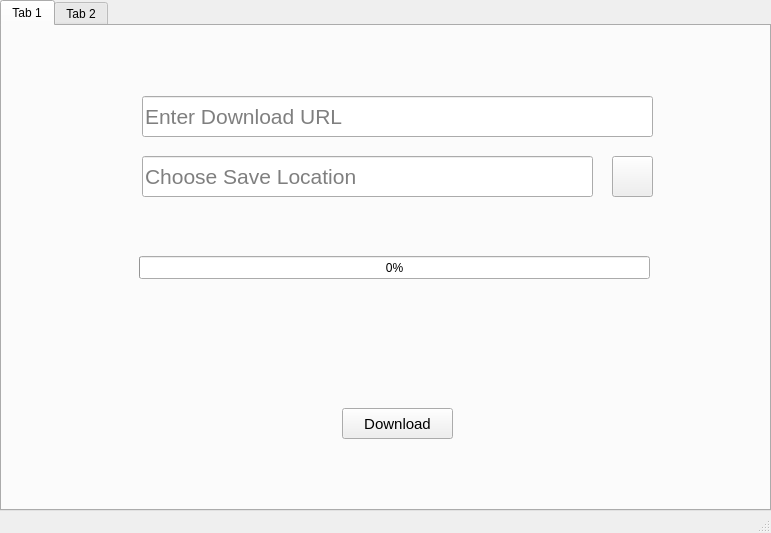
<?xml version="1.0" encoding="UTF-8"?>
<ui version="4.0">
 <class>MainWindow</class>
 <widget class="QMainWindow" name="MainWindow">
  <property name="geometry">
   <rect>
    <x>0</x>
    <y>0</y>
    <width>771</width>
    <height>533</height>
   </rect>
  </property>
  <property name="windowTitle">
   <string>MainWindow</string>
  </property>
  <widget class="QWidget" name="centralwidget">
   <widget class="QTabWidget" name="tabWidget">
    <property name="geometry">
     <rect>
      <x>0</x>
      <y>0</y>
      <width>771</width>
      <height>511</height>
     </rect>
    </property>
    <property name="font">
     <font>
      <family>Segoe UI</family>
     </font>
    </property>
    <property name="currentIndex">
     <number>0</number>
    </property>
    <widget class="QWidget" name="tab">
     <attribute name="title">
      <string>Tab 1</string>
     </attribute>
     <widget class="QPushButton" name="pushButton">
      <property name="geometry">
       <rect>
        <x>340</x>
        <y>382</y>
        <width>111</width>
        <height>31</height>
       </rect>
      </property>
      <property name="font">
       <font>
        <pointsize>11</pointsize>
       </font>
      </property>
      <property name="text">
       <string>Download</string>
      </property>
     </widget>
     <widget class="QLineEdit" name="lineEdit">
      <property name="geometry">
       <rect>
        <x>140</x>
        <y>70</y>
        <width>511</width>
        <height>41</height>
       </rect>
      </property>
      <property name="font">
       <font>
        <pointsize>16</pointsize>
       </font>
      </property>
      <property name="text">
       <string/>
      </property>
      <property name="placeholderText">
       <string>Enter Download URL</string>
      </property>
     </widget>
     <widget class="QLineEdit" name="lineEdit_2">
      <property name="geometry">
       <rect>
        <x>140</x>
        <y>130</y>
        <width>451</width>
        <height>41</height>
       </rect>
      </property>
      <property name="font">
       <font>
        <pointsize>16</pointsize>
       </font>
      </property>
      <property name="text">
       <string/>
      </property>
      <property name="placeholderText">
       <string>Choose Save Location</string>
      </property>
     </widget>
     <widget class="QPushButton" name="pushButton_2">
      <property name="geometry">
       <rect>
        <x>610</x>
        <y>130</y>
        <width>41</width>
        <height>41</height>
       </rect>
      </property>
      <property name="text">
       <string/>
      </property>
      <property name="icon">
       <iconset resource="../photo.qrc">
        <normaloff>:/icons/browse.png</normaloff>:/icons/browse.png</iconset>
      </property>
      <property name="iconSize">
       <size>
        <width>46</width>
        <height>32</height>
       </size>
      </property>
     </widget>
     <widget class="QProgressBar" name="progressBar">
      <property name="geometry">
       <rect>
        <x>137</x>
        <y>230</y>
        <width>511</width>
        <height>23</height>
       </rect>
      </property>
      <property name="value">
       <number>0</number>
      </property>
     </widget>
    </widget>
    <widget class="QWidget" name="tab_2">
     <attribute name="title">
      <string>Tab 2</string>
     </attribute>
     <widget class="QTabWidget" name="tabWidget_2">
      <property name="geometry">
       <rect>
        <x>10</x>
        <y>20</y>
        <width>741</width>
        <height>441</height>
       </rect>
      </property>
      <property name="font">
       <font>
        <family>Segoe UI</family>
       </font>
      </property>
      <property name="currentIndex">
       <number>0</number>
      </property>
      <widget class="QWidget" name="tab_3">
       <attribute name="title">
        <string>One Video</string>
       </attribute>
       <widget class="QLineEdit" name="lineEdit_3">
        <property name="geometry">
         <rect>
          <x>100</x>
          <y>30</y>
          <width>471</width>
          <height>41</height>
         </rect>
        </property>
        <property name="font">
         <font>
          <pointsize>16</pointsize>
         </font>
        </property>
        <property name="placeholderText">
         <string>Enter Video URL</string>
        </property>
       </widget>
       <widget class="QLineEdit" name="lineEdit_4">
        <property name="geometry">
         <rect>
          <x>100</x>
          <y>80</y>
          <width>471</width>
          <height>41</height>
         </rect>
        </property>
        <property name="font">
         <font>
          <pointsize>16</pointsize>
         </font>
        </property>
        <property name="placeholderText">
         <string>Choose Save Location</string>
        </property>
       </widget>
       <widget class="QPushButton" name="pushButton_3">
        <property name="geometry">
         <rect>
          <x>580</x>
          <y>80</y>
          <width>41</width>
          <height>41</height>
         </rect>
        </property>
        <property name="font">
         <font>
          <pointsize>11</pointsize>
         </font>
        </property>
        <property name="text">
         <string/>
        </property>
        <property name="icon">
         <iconset resource="../photo.qrc">
          <normaloff>:/icons/browse.png</normaloff>:/icons/browse.png</iconset>
        </property>
        <property name="iconSize">
         <size>
          <width>46</width>
          <height>32</height>
         </size>
        </property>
       </widget>
       <widget class="QProgressBar" name="progressBar_2">
        <property name="geometry">
         <rect>
          <x>100</x>
          <y>190</y>
          <width>561</width>
          <height>23</height>
         </rect>
        </property>
        <property name="value">
         <number>0</number>
        </property>
       </widget>
       <widget class="QPushButton" name="pushButton_4">
        <property name="geometry">
         <rect>
          <x>300</x>
          <y>320</y>
          <width>131</width>
          <height>41</height>
         </rect>
        </property>
        <property name="font">
         <font>
          <pointsize>11</pointsize>
         </font>
        </property>
        <property name="text">
         <string>Start Download</string>
        </property>
       </widget>
       <widget class="QLabel" name="label">
        <property name="geometry">
         <rect>
          <x>100</x>
          <y>140</y>
          <width>181</width>
          <height>31</height>
         </rect>
        </property>
        <property name="font">
         <font>
          <pointsize>13</pointsize>
         </font>
        </property>
        <property name="text">
         <string>Video Quality</string>
        </property>
       </widget>
       <widget class="QComboBox" name="comboBox">
        <property name="geometry">
         <rect>
          <x>320</x>
          <y>150</y>
          <width>301</width>
          <height>22</height>
         </rect>
        </property>
       </widget>
       <widget class="QPushButton" name="pushButton_5">
        <property name="geometry">
         <rect>
          <x>580</x>
          <y>30</y>
          <width>41</width>
          <height>41</height>
         </rect>
        </property>
        <property name="font">
         <font>
          <pointsize>11</pointsize>
         </font>
        </property>
        <property name="text">
         <string/>
        </property>
        <property name="icon">
         <iconset resource="../photo.qrc">
          <normaloff>:/icons/check.png</normaloff>:/icons/check.png</iconset>
        </property>
        <property name="iconSize">
         <size>
          <width>46</width>
          <height>32</height>
         </size>
        </property>
       </widget>
      </widget>
      <widget class="QWidget" name="tab_4">
       <attribute name="title">
        <string>Full Playlist</string>
       </attribute>
       <widget class="QLineEdit" name="lineEdit_5">
        <property name="geometry">
         <rect>
          <x>110</x>
          <y>40</y>
          <width>511</width>
          <height>41</height>
         </rect>
        </property>
        <property name="font">
         <font>
          <pointsize>16</pointsize>
         </font>
        </property>
        <property name="placeholderText">
         <string>Enter Playlist URL</string>
        </property>
       </widget>
       <widget class="QLineEdit" name="lineEdit_6">
        <property name="geometry">
         <rect>
          <x>110</x>
          <y>90</y>
          <width>461</width>
          <height>41</height>
         </rect>
        </property>
        <property name="font">
         <font>
          <pointsize>16</pointsize>
         </font>
        </property>
        <property name="placeholderText">
         <string>Choose Save Location</string>
        </property>
       </widget>
       <widget class="QPushButton" name="pushButton_6">
        <property name="geometry">
         <rect>
          <x>580</x>
          <y>90</y>
          <width>41</width>
          <height>41</height>
         </rect>
        </property>
        <property name="font">
         <font>
          <pointsize>11</pointsize>
         </font>
        </property>
        <property name="text">
         <string/>
        </property>
        <property name="icon">
         <iconset resource="../photo.qrc">
          <normaloff>:/icons/browse.png</normaloff>:/icons/browse.png</iconset>
        </property>
        <property name="iconSize">
         <size>
          <width>46</width>
          <height>32</height>
         </size>
        </property>
       </widget>
       <widget class="QProgressBar" name="progressBar_3">
        <property name="geometry">
         <rect>
          <x>110</x>
          <y>280</y>
          <width>551</width>
          <height>23</height>
         </rect>
        </property>
        <property name="value">
         <number>0</number>
        </property>
       </widget>
       <widget class="QLabel" name="label_2">
        <property name="geometry">
         <rect>
          <x>110</x>
          <y>170</y>
          <width>121</width>
          <height>21</height>
         </rect>
        </property>
        <property name="font">
         <font>
          <pointsize>13</pointsize>
         </font>
        </property>
        <property name="text">
         <string>Video Quality</string>
        </property>
       </widget>
       <widget class="QComboBox" name="comboBox_2">
        <property name="geometry">
         <rect>
          <x>370</x>
          <y>170</y>
          <width>251</width>
          <height>22</height>
         </rect>
        </property>
       </widget>
       <widget class="QPushButton" name="pushButton_7">
        <property name="geometry">
         <rect>
          <x>310</x>
          <y>330</y>
          <width>131</width>
          <height>41</height>
         </rect>
        </property>
        <property name="font">
         <font>
          <pointsize>11</pointsize>
         </font>
        </property>
        <property name="text">
         <string>Start Download</string>
        </property>
       </widget>
       <widget class="QLabel" name="label_3">
        <property name="geometry">
         <rect>
          <x>110</x>
          <y>220</y>
          <width>141</width>
          <height>21</height>
         </rect>
        </property>
        <property name="font">
         <font>
          <pointsize>13</pointsize>
         </font>
        </property>
        <property name="text">
         <string>The Current Video</string>
        </property>
       </widget>
       <widget class="QLabel" name="label_4">
        <property name="geometry">
         <rect>
          <x>360</x>
          <y>220</y>
          <width>181</width>
          <height>31</height>
         </rect>
        </property>
        <property name="font">
         <font>
          <pointsize>13</pointsize>
         </font>
        </property>
        <property name="text">
         <string>The Full Playlist Video</string>
        </property>
       </widget>
       <widget class="QLCDNumber" name="lcdNumber">
        <property name="geometry">
         <rect>
          <x>250</x>
          <y>220</y>
          <width>41</width>
          <height>23</height>
         </rect>
        </property>
       </widget>
       <widget class="QLCDNumber" name="lcdNumber_2">
        <property name="geometry">
         <rect>
          <x>550</x>
          <y>220</y>
          <width>41</width>
          <height>23</height>
         </rect>
        </property>
       </widget>
      </widget>
     </widget>
    </widget>
   </widget>
  </widget>
  <widget class="QMenuBar" name="menubar">
   <property name="geometry">
    <rect>
     <x>0</x>
     <y>0</y>
     <width>771</width>
     <height>21</height>
    </rect>
   </property>
  </widget>
  <widget class="QStatusBar" name="statusbar"/>
 </widget>
 <resources>
  <include location="../photo.qrc"/>
 </resources>
 <connections/>
</ui>
